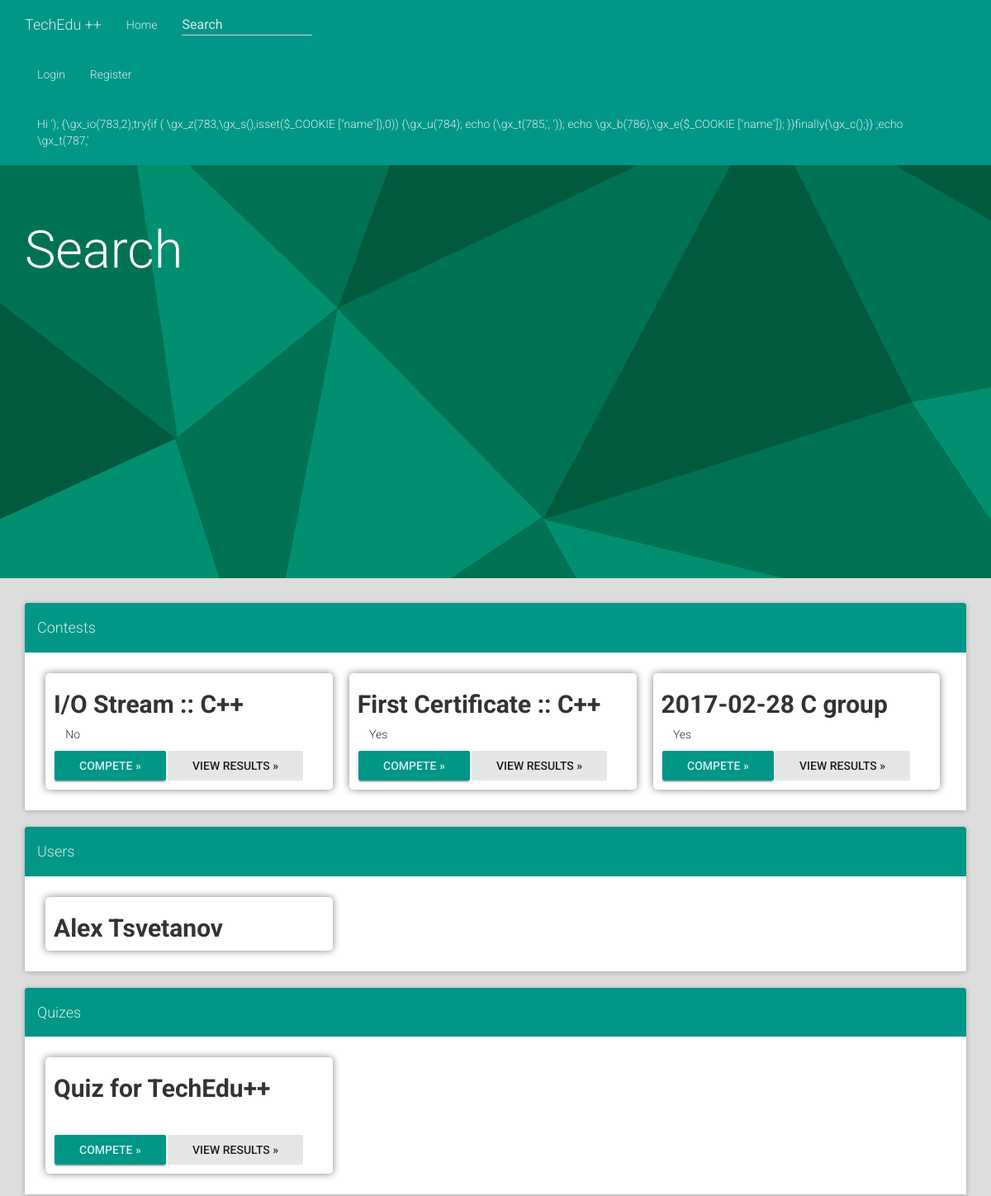
The page /search.php (upper part) on the database as committed earlier.
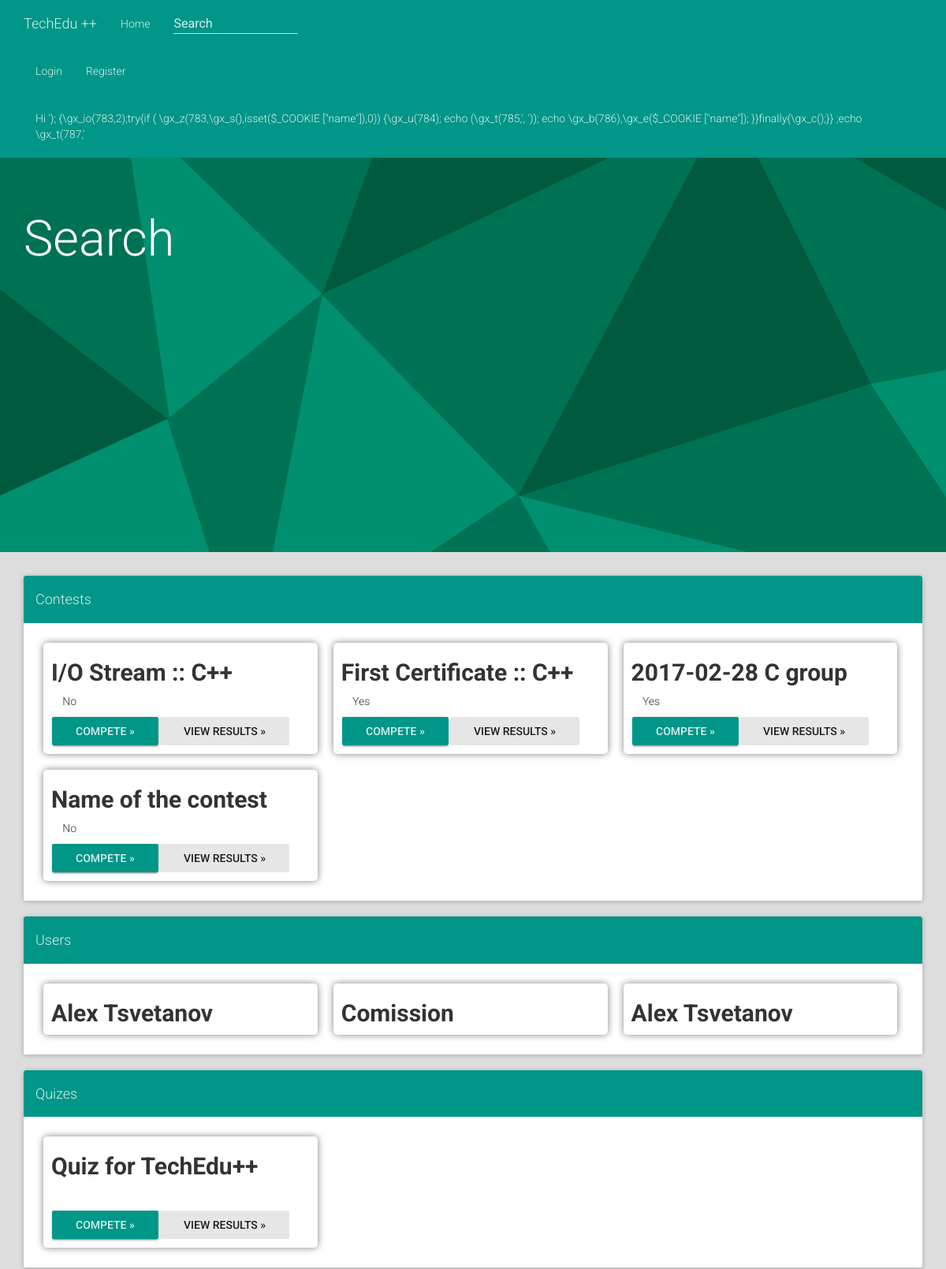
The same page on the database as committed later.
### tables this page shows
CREATE TABLE `Contests` (
  `ID` text NOT NULL,
  `Name` text NOT NULL,
  `Link` text NOT NULL,
  `Tasks` text NOT NULL,
  `Langs` text NOT NULL,
  `MaxPoints` text NOT NULL,
  `Certify` tinyint(2) NOT NULL DEFAULT '0',
  `Homework` tinyint(1) NOT NULL DEFAULT '0'
);

CREATE TABLE `Users` (
  `ID` text NOT NULL,
  `Username` text NOT NULL,
  `Password` text NOT NULL,
  `Email` text NOT NULL,
  `Name` text NOT NULL,
  `Teacher` tinyint(1) NOT NULL DEFAULT '0'
);

CREATE TABLE `Quizes` (
  `ID` text NOT NULL,
  `Link` varchar(150) NOT NULL,
  `Tasks` text NOT NULL,
  `Name` text NOT NULL
);

### lib/mysql.php (called while the page is built, shortened)
<?php
	class MySQL
	{
		public  $servername = "localhost";
		private $username = "root";
		private $password = "tts2002";
		public $conn;
		function __construct (string $dbname_param)
		{
			$this->dbname = $dbname_param;
			$this->conn = new mysqli ($this->servername, $this->username, $this->password, $this->dbname);
		}
		function query (string $command)
		{
			return ($this->conn->query ($command));
		}
	}
?>

### search.php (the view, shortened to what this page needs)
<?php
	include_once ($_SERVER["DOCUMENT_ROOT"] . "/lib/mysql.php");
	$dbname = "judge";
	$conn = new MySQL ($dbname);
	$users = $conn->query ($sql = "SELECT * FROM `Users` WHERE `Name` LIKE \"%{$_REQUEST["pattern"]}%\"");
	$contests = $conn->query ($sql = "SELECT * FROM `Contests` WHERE `Tasks` LIKE \"%{$_REQUEST["pattern"]}%\" OR `Name` LIKE \"%{$_REQUEST["pattern"]}%\"");
	$quizes = $conn->query ($sql = "SELECT * FROM `Quizes` WHERE `Name` LIKE \"%{$_REQUEST["pattern"]}%\"");
	$users_html = "";
	while ($users->num_rows > 0 and $row = $users->fetch_assoc ())
	{
		$users_html = $users_html . "<div class=\"course-item col-md-4\"><h2 id=\"{$row["ID"]}\">{$row["Name"]}</h2></div>";
	}
	$contests_html = "";
	while ($contests->num_rows > 0 and $row = $contests->fetch_assoc ())
	{
		$contests_html = $contests_html . "<div class=\"course-item col-md-4\"><h2 id=\"{$row["ID"]}\">{$row ["Name"]}</h2><span data-toggle=\"tooltip\" data-placement=\"left\" title=\"Is this constest for a certificate?\" data-original-title=\"Is this constest for a certificate?\"><i class=\"fa fa-trophy\" aria-hidden=\"true\"></i> " . (($row["Certify"] == 0)?"No":"Yes") . "<br><a href=\"{$row["Link"]}\" role=\"button\" class=\"btn btn-raised btn-success\">Compete »</a><a href=\"{$row["Link"]}/results\" role=\"button\" class=\"btn btn-default active\">View results »</a></span></div>";
	}
	$quizes_html = "";
	while ($quizes->num_rows > 0 and $row = $quizes->fetch_assoc ())
	{
		$quizes_html = $quizes_html . "<div class=\"course-item col-md-4\"><h2 id=\"{$row["ID"]}\">{$row ["Name"]}</h2><br><a href=\"{$row["Link"]}\" role=\"button\" class=\"btn btn-raised btn-success\">Compete »</a><a href=\"{$row["Link"]}/results\" role=\"button\" class=\"btn btn-default active\">View results »</a></span></div>";
	}
	echo
		str_replace (
			"{{contests}}",
			$contests_html,
			str_replace (
				"{{users}}",
				$users_html,
				str_replace (
					"{{quizes}}",
					$quizes_html,
					file_get_contents($_SERVER["DOCUMENT_ROOT"] . "/lib/search_template.php")
				)
			)
		);
?>

### css/jumbotron.css (style rules this page uses)
.jumbotron { background: -moz-linear-gradient(left, rgba(231,231,231,1) 0%, rgba(255,255,255,1) 20%, rgba(230,230,230,1) 100%); }

### css/extension.css (style rules this page uses)
.course-item { background-color: #fff; box-shadow: 0 0 10px #808080; margin: 10px; padding: 1px 10px 1px; border-radius: 5px; position: relative; }
.course-item.col-md-4 h2 { font-weight: bold; }
.jumbotron { background-image: url("/maia.png"); min-height: 500px; color: white; }
body { background-color: #DDD !important; }
.btn.btn-success { background-color: #009688 !important; }
.navbar { margin-bottom: 0px !important; }

Rows that differ between the two databases and show on the page:
added contests: Name "Name of the contest"
added users: Name "Comission"
added users: Name "Alex Tsvetanov"
Other text that changed with them:
text no longer shown: "No COMPETE » COMPETE » COMPETE » VIEW RESULTS » VIEW RESULTS » VIEW RESULTS »"
text now shown: "No No COMPETE » COMPETE » COMPETE » COMPETE » VIEW RESULTS » VIEW RESULTS » VIEW RESULTS » VIEW RESULTS »"
